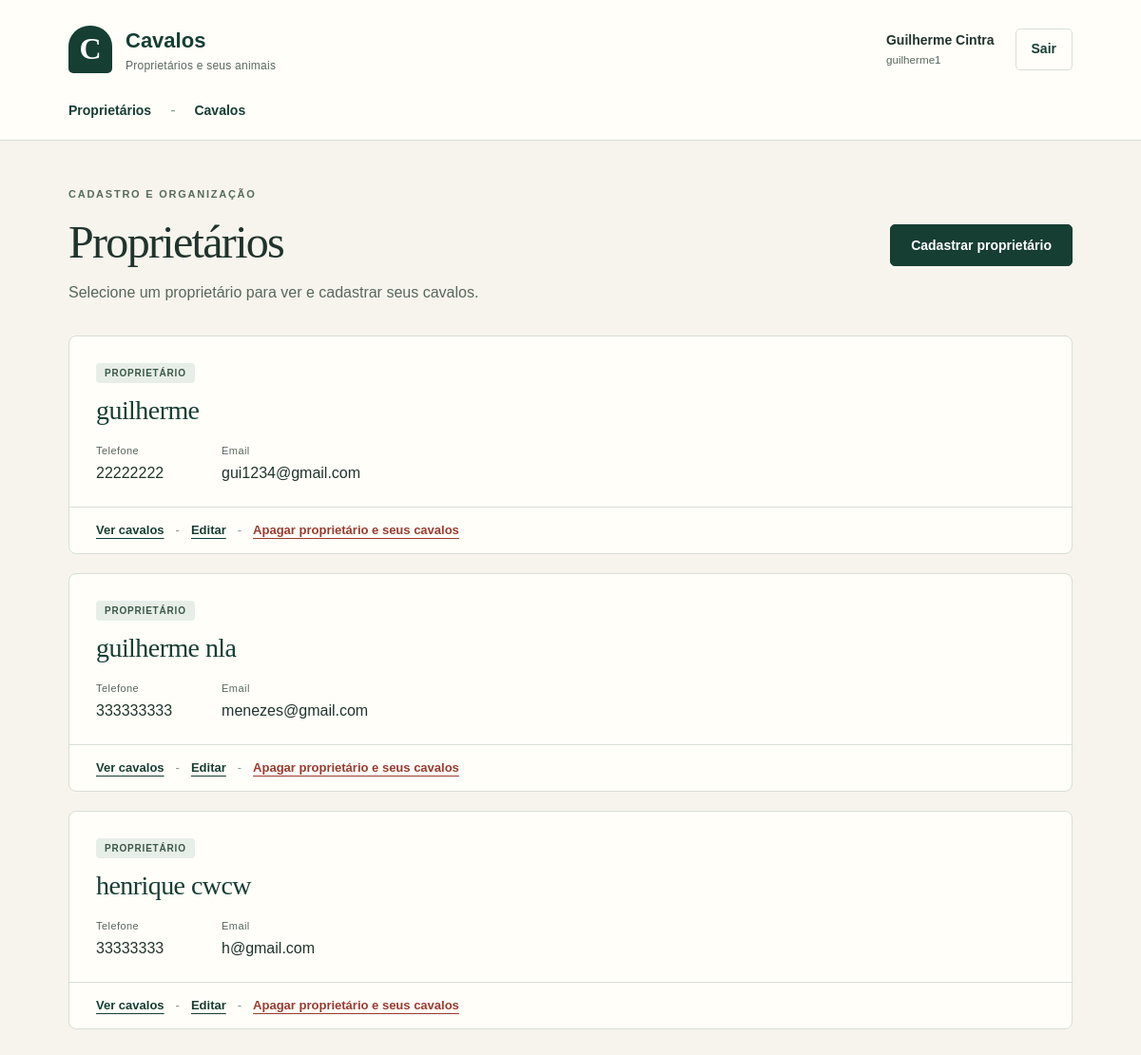
The app's page / (signed in) with its own data.
### notes/models.py (models this page shows, shortened)
class Cliente(models.Model):
    usuario = models.ForeignKey('auth.User', on_delete=models.CASCADE, null=True, blank=True)
    nome = models.CharField(max_length=200)
    telefone = models.CharField(max_length=30)
    email = models.CharField(max_length=254)

### notes/views.py (the view)
# urls.py: path('', views.index, name='inicio'),
@login_required
def index(request):
    if not request.user.is_staff:
        return redirect('cavalos')
    clientes = Cliente.objects.all().order_by('nome')
    return render(request, 'notes/index.html', {'clientes': clientes})

### notes/templates/notes/index.html
{% extends "notes/base.html" %}
{% block content %}
<div class="titulo-pagina">
  <div><p class="rotulo">Cadastro e organização</p><h1>Proprietários</h1><p class="descricao">Selecione um proprietário para ver e cadastrar seus cavalos.</p></div>
  <a class="botao" href="{% url 'novo_cliente' %}">Cadastrar proprietário</a>
</div>
<ul class="lista-registros">
  {% for cliente in clientes %}
  <li class="registro">
    <div class="registro-conteudo">
      <span class="etiqueta">Proprietário</span>
      <h2><a href="{% url 'cavalos_cliente' cliente.id %}">{{ cliente.nome }}</a></h2>
      <div class="dados"><p><span>Telefone</span>{{ cliente.telefone }}</p><p><span>Email</span>{{ cliente.email }}</p></div>
    </div>
    <div class="acoes">
      <a href="{% url 'cavalos_cliente' cliente.id %}">Ver cavalos</a><span>-</span>
      <a href="{% url 'editar_cliente' cliente.id %}">Editar</a><span>-</span>
      <a class="link-apagar" href="{% url 'apagar_cliente' cliente.id %}">Apagar proprietário e seus cavalos</a>
    </div>
  </li>
  {% empty %}
  <li class="vazio">Nenhum proprietário cadastrado. Comece pelo botão acima.</li>
  {% endfor %}
</ul>
{% endblock %}

### notes/templates/notes/base.html (shortened to what this page needs)
{% load static %}
<!DOCTYPE html>
<html lang="pt-BR">
  <head>
    <link rel="stylesheet" href="{% static 'notes/style/style.css' %}" />
  </head>
  <body>
    <header class="cabecalho">
      <div class="barra">
        <a class="marca" href="{% url 'inicio' %}">
          <span class="marca-simbolo" aria-hidden="true">C</span>
          <span>Cavalos<span class="marca-legenda">Proprietários e seus animais</span></span>
        </a>
        {% if user.is_authenticated %}
        <div class="conta">
          <span><strong>{{ user.first_name }} {{ user.last_name }}</strong><small>{{ user.username }}</small></span>
          <form action="{% url 'logout' %}" method="post">
            <button class="botao-sair" type="submit">Sair</button>
          </form>
        </div>
        {% endif %}
      </div>
      {% if user.is_authenticated %}
      <nav class="navegacao" aria-label="Menu principal">
        {% if user.is_staff %}
        <a href="{% url 'index' %}">Proprietários</a>
        <span class="separador" aria-hidden="true">-</span>
        {% endif %}
        <a href="{% url 'cavalos' %}">{% if user.is_staff %}Cavalos{% else %}Meus cavalos{% endif %}</a>
      </nav>
      {% endif %}
    </header>
    <main class="conteudo">
      {% block content %} {% endblock %}
    </main>
  </body>
</html>

### notes/static/notes/style/style.css (style rules this page uses)
:root { --verde: #163e33; --verde-claro: #e7eee8; --areia: #f6f4ed; --papel: #fffef9; --texto: #20342c; --cinza: #59675e; --borda: #d9dfd4; --vermelho: #9a3b2f; }
* { box-sizing: border-box; }
body { margin: 0; background: var(--areia); color: var(--texto); font-family: Arial, Helvetica, sans-serif; font-size: 16px; line-height: 1.55; }
a { color: var(--verde); text-underline-offset: 4px; }
.cabecalho { background: var(--papel); border-bottom: 1px solid var(--borda); }
.barra { max-width: 1120px; min-height: 104px; padding: 20px 32px; margin: auto; display: flex; justify-content: space-between; align-items: center; gap: 24px; }
.marca { display: flex; gap: 14px; align-items: center; font-size: 22px; font-weight: bold; text-decoration: none; }
.marca-simbolo { width: 46px; height: 50px; display: grid; place-items: center; background: var(--verde); color: white; font-family: Georgia, serif; font-size: 32px; border-radius: 22px 22px 5px 5px; }
.marca-legenda { display: block; font-size: 12px; font-weight: normal; color: var(--cinza); letter-spacing: .02em; }
.conta { display: flex; gap: 22px; align-items: center; font-size: 14px; }
.conta strong, .conta small { display: block; }
.conta small { color: var(--cinza); }
.conta form { margin: 0; }
.botao-sair { color: var(--verde); background: transparent; border: 1px solid var(--borda); padding: 8px 16px; }
.navegacao { max-width: 1120px; padding: 0 32px 18px; margin: auto; display: flex; align-items: center; gap: 20px; }
.navegacao a { font-size: 14px; font-weight: bold; text-decoration: none; }
.separador { color: #8b988d; }
.conteudo { max-width: 1120px; padding: 48px 32px 80px; margin: auto; }
h1, h2 { font-family: Georgia, 'Times New Roman', serif; font-weight: normal; line-height: 1.15; overflow-wrap: anywhere; }
h1 { margin: 0 0 14px; font-size: clamp(34px, 4vw, 48px); letter-spacing: -.035em; }
h2 { margin: 12px 0 18px; font-size: 28px; letter-spacing: -.02em; }
p { margin-top: 0; }
.rotulo { font-size: 11px; color: #576b5a; font-weight: bold; text-transform: uppercase; letter-spacing: .16em; margin: 0 0 14px; }
.descricao { color: var(--cinza); max-width: 620px; margin: 0; }
.titulo-pagina { display: flex; align-items: center; justify-content: space-between; gap: 28px; margin-bottom: 32px; }
.botao, button, input[type="submit"] { display: inline-flex; align-items: center; justify-content: center; gap: 8px; min-height: 44px; padding: 11px 21px; color: white; background: var(--verde); border: 1px solid var(--verde); border-radius: 5px; font: inherit; font-size: 14px; font-weight: bold; line-height: 1.4; text-decoration: none; cursor: pointer; }
.titulo-pagina .botao { flex-shrink: 0; }
.lista-registros { list-style: none; padding: 0; margin: 0; display: grid; gap: 20px; }
.registro { background: var(--papel); border: 1px solid var(--borda); border-radius: 8px; overflow: hidden; }
.registro-conteudo { padding: 25px 28px 22px; }
.etiqueta { display: inline-block; padding: 3px 9px; background: var(--verde-claro); border-radius: 4px; color: #3b5845; font-size: 10px; letter-spacing: .08em; text-transform: uppercase; font-weight: bold; }
.registro h2 a { text-decoration: none; }
.dados { display: flex; flex-wrap: wrap; gap: 20px 52px; }
.dados p { margin: 0; overflow-wrap: anywhere; min-width: 80px; }
.dados span { display: block; font-size: 11px; letter-spacing: .04em; color: var(--cinza); margin-bottom: 3px; }
.acoes { display: flex; flex-wrap: wrap; align-items: center; gap: 12px; padding: 14px 28px; border-top: 1px solid var(--borda); font-size: 13px; }
.acoes a { font-weight: bold; }
.acoes span { color: #859286; }
.link-apagar { color: var(--vermelho); }
@media (prefers-reduced-motion: no-preference) { a, button, input, select { transition: background-color .15s, border-color .15s; } }

### records on screen
Cliente: nome "guilherme", telefone "22222222", email "gui1234@gmail.com"
Cliente: nome "guilherme nla", telefone "333333333", email "menezes@gmail.com"
Cliente: nome "henrique cwcw", telefone "33333333", email "h@gmail.com"

### other values on screen
{{ user.first_name }} "Guilherme"
{{ user.last_name }} "Cintra"
{{ user.username }} "guilherme1"
